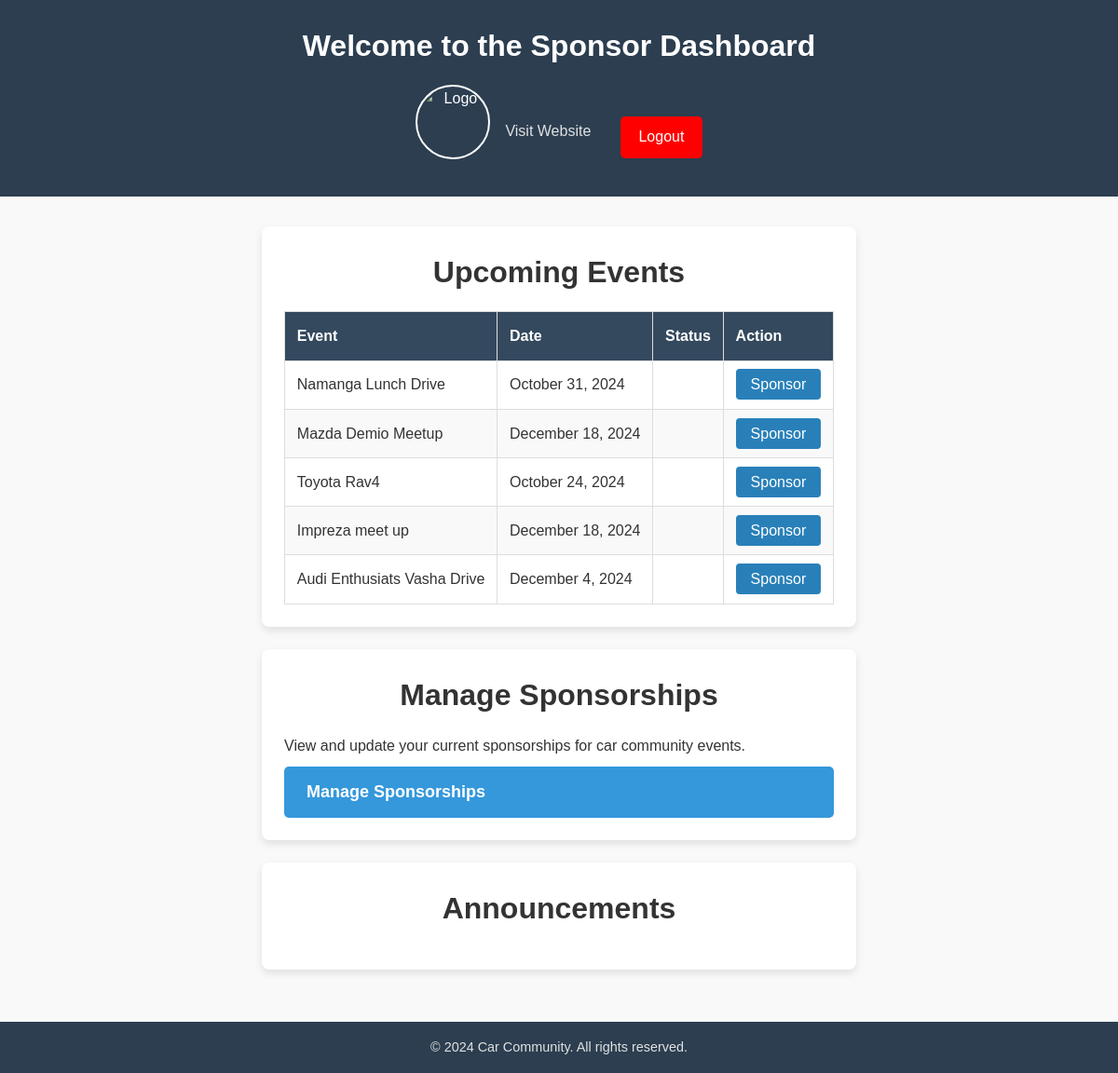
The app's page /sponsors/sponsors-dashboard/ (signed in), older data.
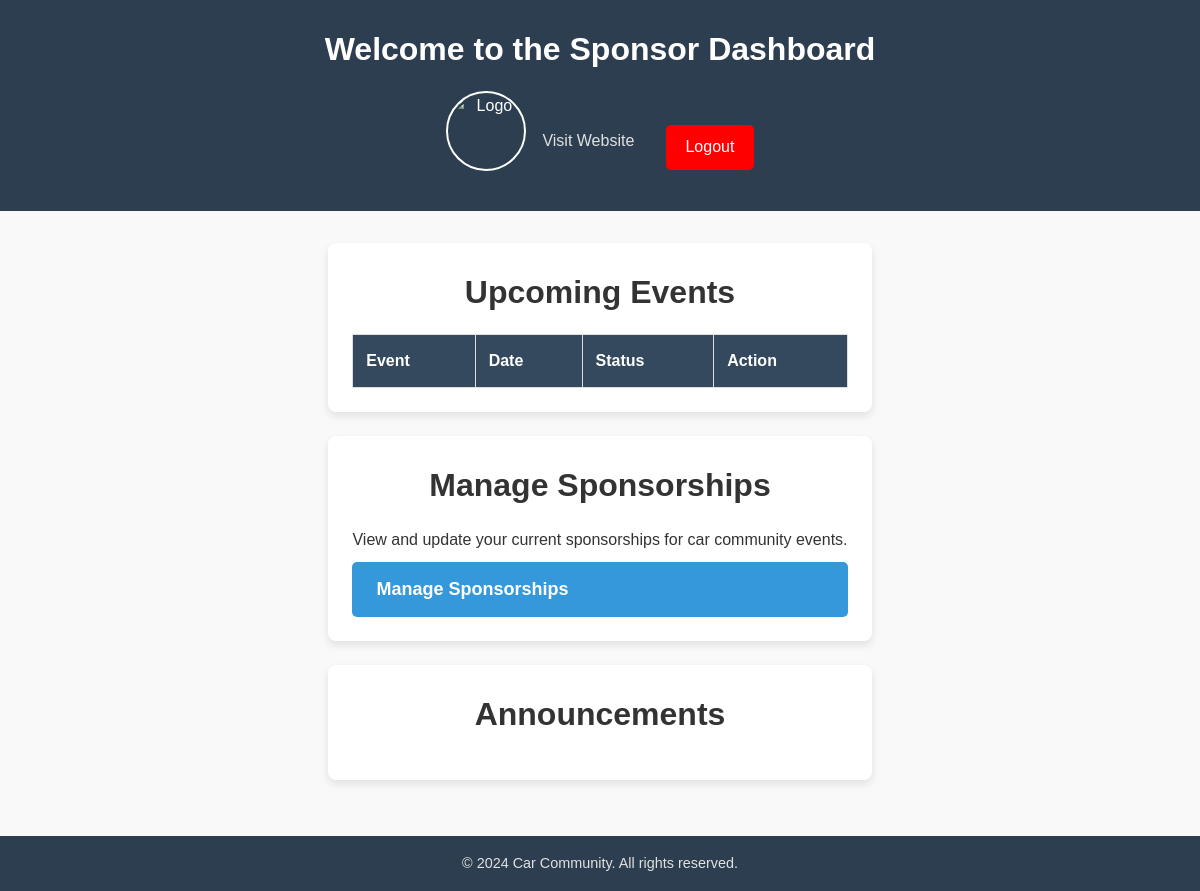
The same page, newer data.
### events/models.py (models this page shows, shortened)
class Event(models.Model):
    title = models.CharField(max_length=100)
    description = models.TextField()
    date = models.DateField()
    time = models.TimeField()
    location = models.CharField(max_length=255)
    registration_fee = models.DecimalField(max_digits=10, decimal_places=2)
    group = models.ForeignKey(CarGroup, on_delete=models.CASCADE, related_name='events')
    created_by = models.ForeignKey(User, on_delete=models.CASCADE, related_name='organized_events')
    attendees = models.ManyToManyField(User, through='EventRegistration', related_name='events')
    poster = models.ImageField(upload_to='event_posters/', null=True, blank=True)

### sponsors/decorators.py (the view)
    def wrap(request, *args, **kwargs):
        if not request.session.get('sponsor_id'):
            return redirect('sponsor_login')  # Redirect to sponsor login if not authenticated
        return function(request, *args, **kwargs)

### sponsors/sponsor_login_required.py (called while the page is built)
    def __call__(self, request):
        if request.path in [reverse('sponsors:sponsor_register'), reverse('sponsors:sponsor_login')]:
            return self.get_response(request)
        if request.path.startswith('/sponsors/') and not request.session.get('sponsor_id'):
            return redirect(reverse('sponsors:sponsor_login'))
        return self.get_response(request)

### sponsors/views.py (called while the page is built)
@sponsor_required
def sponsor_dashboard(request):
    user = request.user
    all_events = Event.objects.all()
    announcements = Announcement.objects.all().order_by('-date')[:5]  # Limit to the latest 5 announcements
    context = {
        'user': user,
        'all_events': all_events,
    }
    return render(request, 'sponsor_dashboard.html', context)

### sponsors/templates/sponsor_dashboard.html (shortened to what this page needs)
{% load static %}
<!DOCTYPE html>
<html lang="en">
<head>
    <link rel="stylesheet" href="{% static 'css/styles.css' %}">
</head>
<body>
    <header class="sponsor-header">
        <h1>Welcome to the Sponsor Dashboard</h1>
        <div class="sponsor-profile">
            <img src="{{ user.sponsor.logo.url }}" alt="Logo" class="sponsor-logo">
            <div class="sponsor-info">
                <a href="{{ user.sponsor.website_url }}" target="_blank">Visit Website</a>
            </div>
            <a class="sponsor-logout" href="{% url 'garibuntu:logout' %}">Logout</a>
        </div>
    </header>
    <main class="sponsor-main">
        <section class="dashboard-section">
            <h2>Upcoming Events</h2>
            <table class="event-table">
                <thead>
                    <tr>
                        <th>Event</th>
                        <th>Date</th>
                        <th>Status</th>
                        <th>Action</th>
                    </tr>
                </thead>
                <tbody>
                    {% for event in all_events %}
                        <tr>
                            <td>{{ event.title }}</td>
                            <td>{{ event.date|date:"F j, Y" }}</td>
                            <td>{{ event.status }}</td>
                            <td>
                                {% if not event.is_sponsored %}
                                    <a href="{% url 'sponsors:sponsor_event' %}" class="btn-action">Sponsor</a>
                                {% else %}
                                    Sponsored
                                {% endif %}
                            </td>
                        </tr>
                    {% endfor %}
                </tbody>
            </table>
        </section>
        <section class="dashboard-section">
            <h2>Manage Sponsorships</h2>
            <p>View and update your current sponsorships for car community events.</p>
            <a href="{% url 'sponsors:sponsor_event' %}" class="btn-primary">Manage Sponsorships</a>
        </section>
        <section class="dashboard-section">
            <h2>Announcements</h2>
        </section>
    </main>
    <footer class="sponsor-footer">
        <p>&copy; 2024 Car Community. All rights reserved.</p>
    </footer>
</body>
</html>

Row changes from the older to the newer data that the page shows:
removed Event: title "Namanga Lunch Drive", date "October 31, 2024"
removed Event: title "Mazda Demio Meetup", date "December 18, 2024"
removed Event: title "Toyota Rav4", date "October 24, 2024"
removed Event: title "Impreza meet up", date "December 18, 2024"
removed Event: title "Audi Enthusiats Vasha Drive", date "December 4, 2024"
